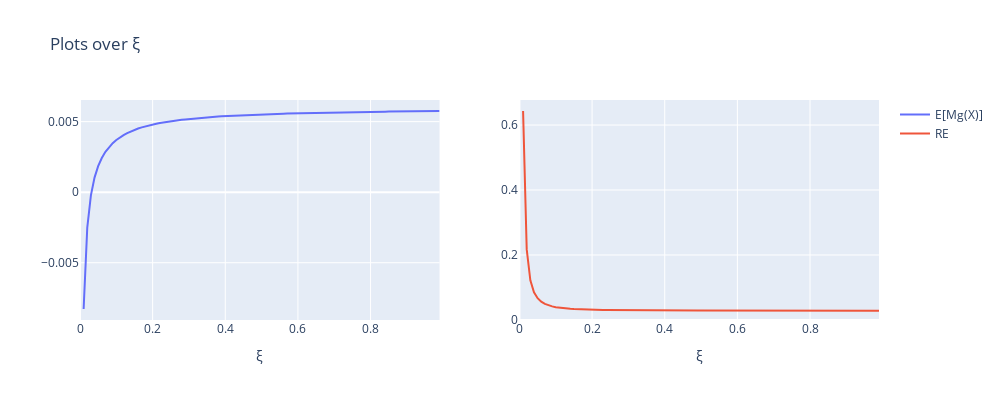

Notebook cell for this chart:
### Code cell
# Plots for μ and RE
fig = make_subplots(rows=1, cols=2)
fig.add_trace(
    go.Scatter(x=ξ_grid, y=bounds, name='E[Mg(X)]'),
    row=1, col=1
)
fig.add_trace(
    go.Scatter(x=ξ_grid, y=REs, name='RE'),
    row=1, col=2
)
fig.update_layout(height=400, width=1000,title_text='Plots over ξ')
fig.update_xaxes(rangemode="tozero",title_text='ξ')
fig.update_yaxes(rangemode="tozero")
fig.show()
